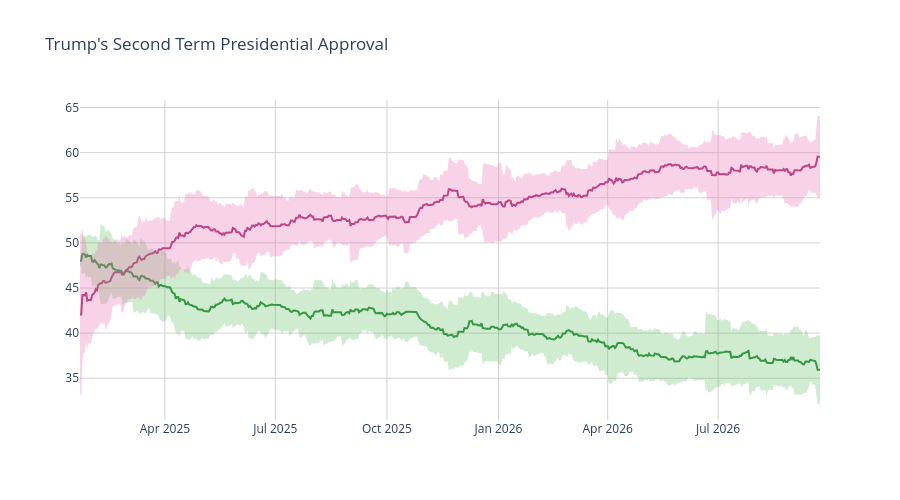

Source (notebook cell):
### Code cell
disappr_ci_hex = "#e86eaf"
appr_ci_hex = "#60be65"
disappr_ci_rgba = "rgba(232, 110, 175, 0.3)"
appr_ci_rgba = "rgba(96, 190, 101, 0.3)"
grid_col = "#d4d2d2"


# Approve
fig = go.Figure(go.Scatter(
    x=pres['end_date'],
    y=pres['approve'],
    hovertemplate="%{y:.2f}%",
    name="<b>Approve</b>",
    line=dict(color="#228833"),
    showlegend=False
))

# Disapprove
fig.add_trace(go.Scatter(
    x=pres['end_date'],
    y=pres['disapprove'],
    hovertemplate="%{y:.2f}%",
    name="<b>Disapprove</b>",
    line=dict(color="#aa3377"),
    showlegend=False
    )
)

# Approve CI
fig.add_traces([

    # Upper bound
    go.Scatter(
        x=pres['end_date'],
        y=pres['approve_upper_ci'],
        marker=dict(color=appr_ci_hex),
        line=dict(width=0),
        mode='lines',
        showlegend=False,
        hoverinfo="skip"
    ),

    # Lower bound
    go.Scatter(
        x=pres['end_date'],
        y=pres['approve_lower_ci'],
        marker=dict(color=appr_ci_hex),
        line=dict(width=0),
        mode='lines',
        fillcolor=appr_ci_rgba,
        fill="tonexty",
        showlegend=False,
        hoverinfo="skip"
    )
])

# Disapprove CI
fig.add_traces([

    # Upper bound
    go.Scatter(
        x=pres['end_date'],
        y=pres['disapprove_upper_ci'],
        marker=dict(color=disappr_ci_hex),
        line=dict(width=0),
        mode='lines',
        showlegend=False,
        hoverinfo="skip"
    ),

    # Lower bound
    go.Scatter(
        x=pres['end_date'],
        y=pres['disapprove_lower_ci'],
        marker=dict(color=disappr_ci_hex),
        line=dict(width=0),
        mode='lines',
        fillcolor=disappr_ci_rgba,
        fill="tonexty",
        showlegend=False,
        hoverinfo="skip"
    )
])

fig.update_layout(
    title=dict(text="Trump's Second Term Presidential Approval"),
    hovermode="x"
)

fig.update_xaxes(gridcolor=grid_col)
fig.update_yaxes(gridcolor=grid_col)

fig.update_layout(hovermode="x", hoverlabel_align="right", plot_bgcolor="rgba(0, 0, 0, 0)", height=500)
fig.show()

### Figure 1 — Plotly figure (JSON) as saved in the notebook; plotly's stock layout.template omitted (floating-point values rounded to 4 significant figures; data arrays with more than 128 entries replaced by an {"elided": "..."} marker saying what was removed)
{"data": [{"hovertemplate": "%{y:.2f}%", "line": {"color": "#228833"}, "name": "<b>Approve</b>", "showlegend": false, "type": "scatter", "x": {"elided": "611 str values"}, "y": {"elided": "611 float values"}}, {"hovertemplate": "%{y:.2f}%", "line": {"color": "#aa3377"}, "name": "<b>Disapprove</b>", "showlegend": false, "type": "scatter", "x": {"elided": "611 str values"}, "y": {"elided": "611 float values"}}, {"hoverinfo": "skip", "line": {"width": 0}, "marker": {"color": "#60be65"}, "mode": "lines", "showlegend": false, "type": "scatter", "x": {"elided": "611 str values"}, "y": {"elided": "611 float values"}}, {"fill": "tonexty", "fillcolor": "rgba(96, 190, 101, 0.3)", "hoverinfo": "skip", "line": {"width": 0}, "marker": {"color": "#60be65"}, "mode": "lines", "showlegend": false, "type": "scatter", "x": {"elided": "611 str values"}, "y": {"elided": "611 float values"}}, {"hoverinfo": "skip", "line": {"width": 0}, "marker": {"color": "#e86eaf"}, "mode": "lines", "showlegend": false, "type": "scatter", "x": {"elided": "611 str values"}, "y": {"elided": "611 float values"}}, {"fill": "tonexty", "fillcolor": "rgba(232, 110, 175, 0.3)", "hoverinfo": "skip", "line": {"width": 0}, "marker": {"color": "#e86eaf"}, "mode": "lines", "showlegend": false, "type": "scatter", "x": {"elided": "611 str values"}, "y": {"elided": "611 float values"}}], "layout": {"height": 500, "hoverlabel": {"align": "right"}, "hovermode": "x", "plot_bgcolor": "rgba(0, 0, 0, 0)", "title": {"text": "Trump's Second Term Presidential Approval"}, "xaxis": {"gridcolor": "#d4d2d2"}, "yaxis": {"gridcolor": "#d4d2d2"}}}
